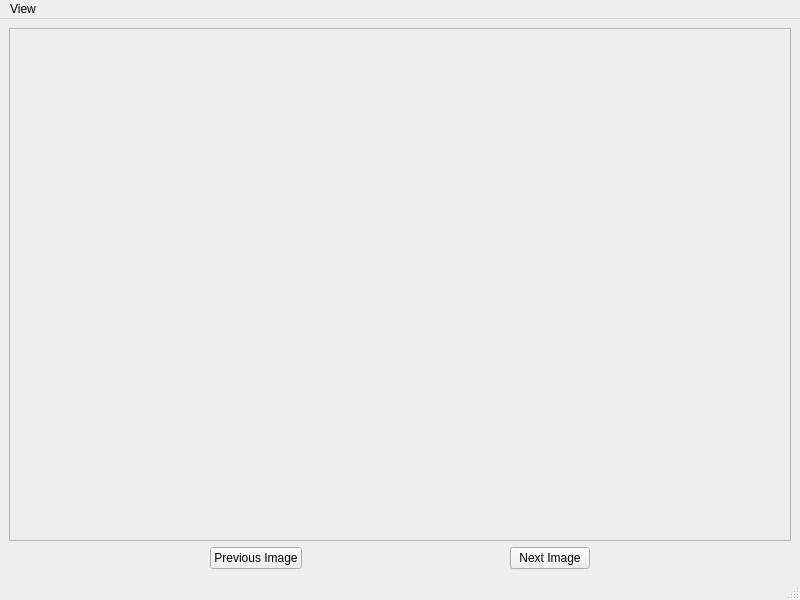
<?xml version="1.0" encoding="UTF-8"?>
<ui version="4.0">
 <class>MainWindow</class>
 <widget class="QMainWindow" name="MainWindow">
  <property name="geometry">
   <rect>
    <x>0</x>
    <y>0</y>
    <width>800</width>
    <height>600</height>
   </rect>
  </property>
  <property name="windowTitle">
   <string>MainWindow</string>
  </property>
  <widget class="QWidget" name="centralwidget">
   <layout class="QVBoxLayout" name="verticalLayout">
    <item>
     <widget class="QScrollArea" name="scroll_area">
      <property name="widgetResizable">
       <bool>false</bool>
      </property>
      <property name="alignment">
       <set>Qt::AlignCenter</set>
      </property>
      <widget class="QWidget" name="scrollAreaWidgetContents">
       <property name="geometry">
        <rect>
         <x>135</x>
         <y>52</y>
         <width>510</width>
         <height>400</height>
        </rect>
       </property>
      </widget>
     </widget>
    </item>
    <item>
     <layout class="QHBoxLayout" name="horizontalLayout">
      <item>
       <spacer name="horizontalSpacer">
        <property name="orientation">
         <enum>Qt::Horizontal</enum>
        </property>
        <property name="sizeHint" stdset="0">
         <size>
          <width>40</width>
          <height>20</height>
         </size>
        </property>
       </spacer>
      </item>
      <item>
       <widget class="QPushButton" name="previous_btn">
        <property name="text">
         <string>Previous Image</string>
        </property>
       </widget>
      </item>
      <item>
       <spacer name="horizontalSpacer_3">
        <property name="orientation">
         <enum>Qt::Horizontal</enum>
        </property>
        <property name="sizeHint" stdset="0">
         <size>
          <width>40</width>
          <height>20</height>
         </size>
        </property>
       </spacer>
      </item>
      <item>
       <widget class="QPushButton" name="next_btn">
        <property name="text">
         <string>Next Image</string>
        </property>
       </widget>
      </item>
      <item>
       <spacer name="horizontalSpacer_2">
        <property name="orientation">
         <enum>Qt::Horizontal</enum>
        </property>
        <property name="sizeHint" stdset="0">
         <size>
          <width>40</width>
          <height>20</height>
         </size>
        </property>
       </spacer>
      </item>
     </layout>
    </item>
   </layout>
  </widget>
  <widget class="QMenuBar" name="menubar">
   <property name="geometry">
    <rect>
     <x>0</x>
     <y>0</y>
     <width>800</width>
     <height>21</height>
    </rect>
   </property>
   <widget class="QMenu" name="menuView">
    <property name="title">
     <string>View</string>
    </property>
    <addaction name="action_zoom_in"/>
    <addaction name="action_zoom_out"/>
    <addaction name="action_normal"/>
   </widget>
   <addaction name="menuView"/>
  </widget>
  <widget class="QStatusBar" name="statusbar"/>
  <action name="action_zoom_in">
   <property name="text">
    <string>Zoom In (+)</string>
   </property>
  </action>
  <action name="action_zoom_out">
   <property name="text">
    <string>Zoom Out (-)</string>
   </property>
  </action>
  <action name="action_normal">
   <property name="text">
    <string>Normal</string>
   </property>
  </action>
 </widget>
 <resources/>
 <connections/>
</ui>
